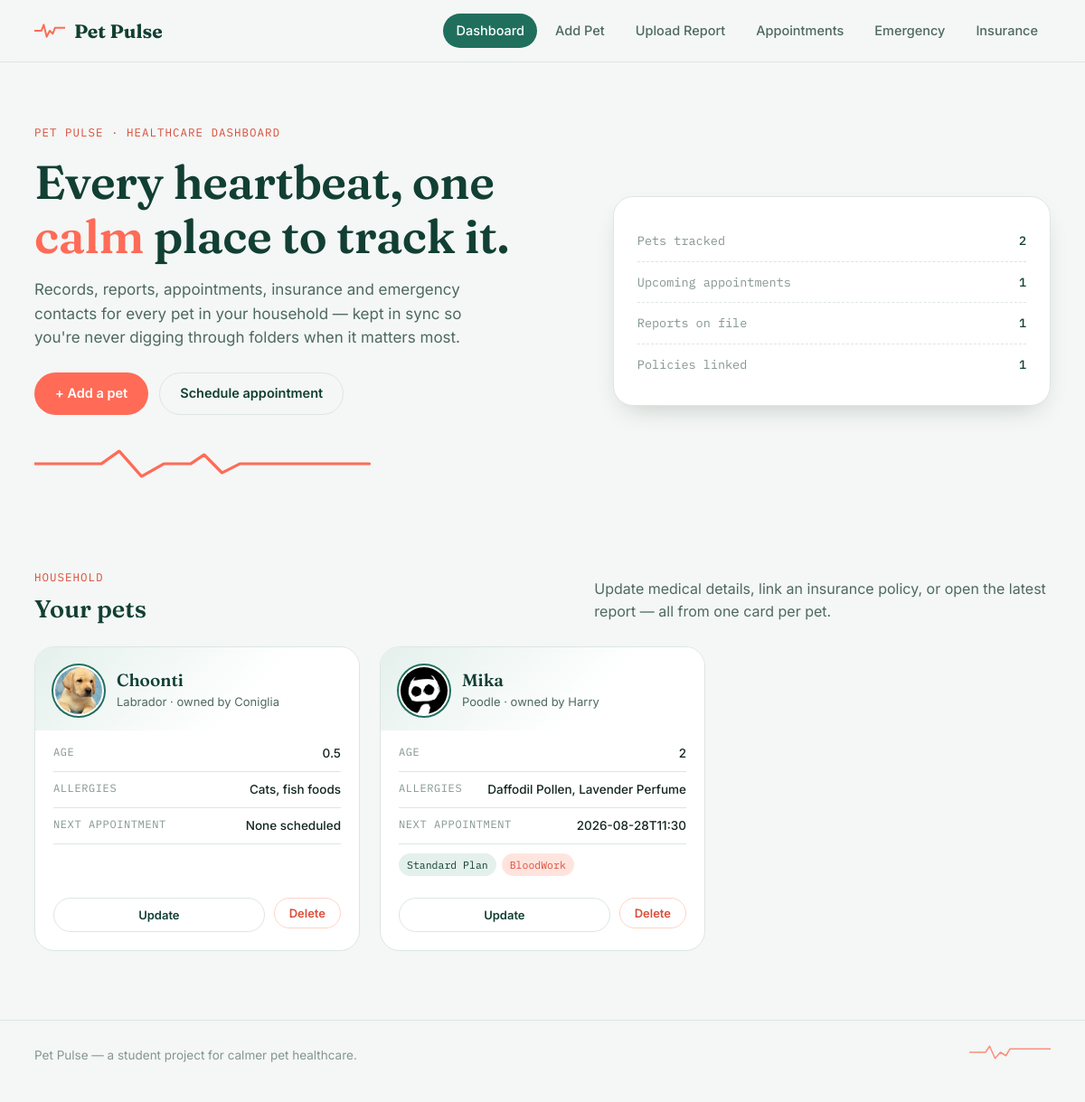
The page / on the database its author committed.
### tables this page shows
CREATE TABLE pets (
                id INTEGER PRIMARY KEY AUTOINCREMENT,
                name TEXT NOT NULL,
                animal TEXT NOT NULL,
                age TEXT,
                allergies TEXT,
                owner TEXT,
                image_file TEXT
            );

CREATE TABLE appointments (
                id INTEGER PRIMARY KEY AUTOINCREMENT,
                pet_id INTEGER NOT NULL,
                date TEXT NOT NULL,
                description TEXT,
                virtual INTEGER DEFAULT 0,
                FOREIGN KEY (pet_id) REFERENCES pets (id) ON DELETE CASCADE
            );

CREATE TABLE insurance_policy (
                id INTEGER PRIMARY KEY AUTOINCREMENT,
                name TEXT NOT NULL,
                description TEXT NOT NULL,
                coverage TEXT NOT NULL,
                premium REAL NOT NULL,
                benefits TEXT NOT NULL
            );

CREATE TABLE reports (
                id INTEGER PRIMARY KEY AUTOINCREMENT,
                pet_id INTEGER NOT NULL,
                report_name TEXT NOT NULL,
                report_file TEXT NOT NULL,
                date_uploaded TIMESTAMP DEFAULT CURRENT_TIMESTAMP,
                FOREIGN KEY (pet_id) REFERENCES pets (id) ON DELETE CASCADE
            );

### routes.py (the view)
@main_blueprint.route("/")
def index():
    pets = models.fetch_all_pets()
    appointments = models.fetch_all_appointments()
    reports = models.fetch_all_reports()
    pet_insurance = models.fetch_pet_insurance()
    policies = {p["id"]: p for p in models.fetch_all_policies()}
    policies_by_pet = {}
    for link in pet_insurance:
        policies_by_pet.setdefault(link["pet_id"], []).append(policies.get(link["policy_id"]))
    appts_by_pet = {}
    for a in appointments:
        appts_by_pet.setdefault(a["pet_id"], []).append(a)
    reports_by_pet = {}
    for r in reports:
        reports_by_pet.setdefault(r["pet_id"], []).append(r)
    return render_template(
        "index.html",
        pets=pets,
        policies_by_pet=policies_by_pet,
        appts_by_pet=appts_by_pet,
        reports_by_pet=reports_by_pet,
    )

### models.py (called while the page is built)
def get_db_connection():
    if "db" not in g:
        g.db = sqlite3.connect(current_app.config["DATABASE"])
        g.db.row_factory = sqlite3.Row
        g.db.execute("PRAGMA foreign_keys = ON")
    return g.db

def fetch_all_pets():
    db = get_db_connection()
    return db.execute("SELECT * FROM pets ORDER BY id DESC").fetchall()

def fetch_all_reports():
    db = get_db_connection()
    return db.execute("SELECT * FROM reports ORDER BY date_uploaded DESC").fetchall()

def fetch_all_appointments():
    db = get_db_connection()
    return db.execute(
        """
        SELECT appointments.*, pets.name AS pet_name
        FROM appointments
        JOIN pets ON pets.id = appointments.pet_id
        ORDER BY date ASC
        """
    ).fetchall()

def fetch_all_policies():
    db = get_db_connection()
    return db.execute("SELECT * FROM insurance_policy ORDER BY premium ASC").fetchall()

def fetch_pet_insurance():
    db = get_db_connection()
    return db.execute("SELECT * FROM pet_insurance").fetchall()

### templates/index.html (shortened to what this page needs)
{% extends "base.html" %}
{% block content %}
<section class="hero">
  <div class="shell hero-grid">
    <div>
      <span class="eyebrow">Pet Pulse &middot; healthcare dashboard</span>
      <h1>Every heartbeat, one <em>calm</em> place to track it.</h1>
      <p class="lede">
        Records, reports, appointments, insurance and emergency contacts for every pet
        in your household &mdash; kept in sync so you're never digging through folders
        when it matters most.
      </p>
      <div class="hero-actions">
        <a href="{{ url_for('main.add_pet') }}" class="btn btn-accent">+ Add a pet</a>
        <a href="{{ url_for('main.schedule_appointment') }}" class="btn btn-ghost">Schedule appointment</a>
      </div>
      <div class="pulse-divider" style="max-width:420px;margin-top:34px;">
        <svg viewBox="0 0 340 40" preserveAspectRatio="none">
          <polyline points="0,20 60,20 76,6 96,34 116,20 140,20 152,10 168,30 184,20 340,20"
            fill="none" stroke="currentColor" stroke-width="3" stroke-linecap="round" stroke-linejoin="round"/>
        </svg>
      </div>
    </div>
    <div class="hero-vitals">
      <div class="vital-row">
        <span class="vital-label">Pets tracked</span>
        <span class="vital-value">{{ pets|length }}</span>
      </div>
      <div class="vital-row">
        <span class="vital-label">Upcoming appointments</span>
        <span class="vital-value">{{ appts_by_pet.values() | map('length') | sum }}</span>
      </div>
      <div class="vital-row">
        <span class="vital-label">Reports on file</span>
        <span class="vital-value">{{ reports_by_pet.values() | map('length') | sum }}</span>
      </div>
      <div class="vital-row">
        <span class="vital-label">Policies linked</span>
        <span class="vital-value">{{ policies_by_pet.values() | map('length') | sum }}</span>
      </div>
    </div>
  </div>
</section>
<section class="section">
  <div class="shell">
    <div class="section-head">
      <div>
        <span class="eyebrow">Household</span>
        <h2>Your pets</h2>
      </div>
      <p>Update medical details, link an insurance policy, or open the latest report &mdash; all from one card per pet.</p>
    </div>
    {% if pets %}
    <div class="pet-grid">
      {% for pet in pets %}
      <article class="pet-card">
        <div class="pet-card-top">
          {% if pet.image_file %}
            <img class="pet-avatar" src="{{ url_for('static', filename='uploads/pets/' + pet.image_file) }}" alt="Photo of {{ pet.name }}">
          {% else %}
            <div class="pet-avatar-fallback">{{ pet.name[:1]|upper }}</div>
          {% endif %}
          <div>
            <h3>{{ pet.name }}</h3>
            <div class="pet-sub">{{ pet.animal }}{% if pet.owner %} &middot; owned by {{ pet.owner }}{% endif %}</div>
          </div>
        </div>
        <div class="pet-card-body">
          <div class="pet-fact">
            <span class="k">Age</span>
            <span class="v">{{ pet.age or "&mdash;" }}</span>
          </div>
          <div class="pet-fact">
            <span class="k">Allergies</span>
            <span class="v">{{ pet.allergies or "None on file" }}</span>
          </div>
          {% set appts = appts_by_pet.get(pet.id, []) %}
          <div class="pet-fact">
            <span class="k">Next appointment</span>
            <span class="v">{{ appts[0].date if appts else "None scheduled" }}</span>
          </div>
          <div class="pet-tag-list">
            {% for policy in policies_by_pet.get(pet.id, []) %}
              {% if policy %}<span class="pet-tag is-policy">{{ policy.name }}</span>{% endif %}
            {% endfor %}
            {% for report in reports_by_pet.get(pet.id, []) %}
              <span class="pet-tag is-report">
                <a href="{{ url_for('main.display_report', filename=report.report_file) }}" target="_blank" rel="noopener">{{ report.report_name }}</a>
              </span>
            {% endfor %}
          </div>
        </div>
        <div class="pet-card-actions">
          <a href="{{ url_for('main.update_pet', pet_id=pet.id) }}" class="btn btn-ghost btn-sm btn-block">Update</a>
          <form action="{{ url_for('main.delete_pet', pet_id=pet.id) }}" method="post"
                onsubmit="return confirm('Remove {{ pet.name }} from Pet Pulse?');">
            <button type="submit" class="btn btn-danger-ghost btn-sm btn-block">Delete</button>
          </form>
        </div>
      </article>
      {% endfor %}
    </div>
    {% endif %}
  </div>
</section>
{% endblock %}

### templates/base.html (shortened to what this page needs)
<!DOCTYPE html>
<html lang="en">
<head>
  <link rel="stylesheet" href="{{ url_for('static', filename='css/style.css') }}">
</head>
<body>
  <header class="site-header">
    <div class="shell header-inner">
      <a class="brand" href="{{ url_for('main.index') }}">
        <span class="brand-mark" aria-hidden="true">
          <svg viewBox="0 0 40 24" width="34" height="20">
            <polyline points="0,12 9,12 12,4 16,20 20,12 24,16 27,8 40,8"
              fill="none" stroke="currentColor" stroke-width="2.4"
              stroke-linecap="round" stroke-linejoin="round"/>
          </svg>
        </span>
        Pet&nbsp;Pulse
      </a>
      <nav class="site-nav" id="siteNav">
        <a href="{{ url_for('main.index') }}" class="{{ 'is-active' if request.endpoint == 'main.index' }}">Dashboard</a>
        <a href="{{ url_for('main.add_pet') }}" class="{{ 'is-active' if request.endpoint == 'main.add_pet' }}">Add Pet</a>
        <a href="{{ url_for('main.upload_report') }}" class="{{ 'is-active' if request.endpoint == 'main.upload_report' }}">Upload Report</a>
        <a href="{{ url_for('main.schedule_appointment') }}" class="{{ 'is-active' if request.endpoint == 'main.schedule_appointment' }}">Appointments</a>
        <a href="{{ url_for('main.emergency_contacts') }}" class="{{ 'is-active' if request.endpoint == 'main.emergency_contacts' }}">Emergency</a>
        <a href="{{ url_for('main.insurance') }}" class="{{ 'is-active' if request.endpoint == 'main.insurance' }}">Insurance</a>
      </nav>
    </div>
  </header>
  <main>
    {% block content %}{% endblock %}
  </main>
  <footer class="site-footer">
    <div class="shell footer-inner">
      <span>Pet Pulse &mdash; a student project for calmer pet healthcare.</span>
      <span class="footer-pulse" aria-hidden="true">
        <svg viewBox="0 0 120 24" width="90" height="18">
          <polyline points="0,12 24,12 30,3 38,21 46,12 54,17 60,7 120,7"
            fill="none" stroke="currentColor" stroke-width="2"
            stroke-linecap="round" stroke-linejoin="round"/>
        </svg>
      </span>
    </div>
  </footer>
</body>
</html>

### rows shown on the page
pets: image_file (picture), name "Choonti", animal "Labrador", owner "Coniglia", age "0.5", allergies "Cats, fish foods", appts "None scheduled"
pets: image_file (picture), name "Mika", animal "Poodle", owner "Harry", age "2", allergies "Daffodil Pollen, Lavender Perfume"
appointments: date "2026-08-28T11:30"
insurance_policy: name "Standard Plan"
reports: report_name "BloodWork"

### other values the page prints
{{ pets|length }} "2"
{{ appts_by_pet.values() | map('length') | sum }} "1"
{{ reports_by_pet.values() | map('length') | sum }} "1"
{{ policies_by_pet.values() | map('length') | sum }} "1"
